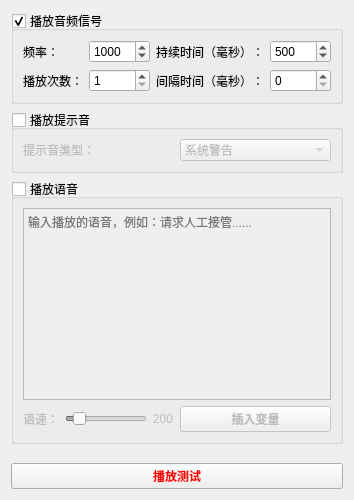
       <widget class="QWidget" name="tab_2">
        <attribute name="title">
         <string>提示音</string>
        </attribute>
        <layout class="QVBoxLayout" name="verticalLayout_66">
         <item>
          <widget class="QGroupBox" name="groupBox_32">
           <property name="title">
            <string>播放音频信号</string>
           </property>
           <property name="checkable">
            <bool>true</bool>
           </property>
           <layout class="QVBoxLayout" name="verticalLayout_65">
            <item>
             <layout class="QGridLayout" name="gridLayout_38">
              <item row="1" column="2">
               <widget class="QLabel" name="label_116">
                <property name="text">
                 <string>间隔时间（毫秒）：</string>
                </property>
               </widget>
              </item>
              <item row="1" column="3">
               <widget class="QSpinBox" name="spinBox_24">
                <property name="maximum">
                 <number>9999</number>
                </property>
               </widget>
              </item>
              <item row="0" column="0">
               <widget class="QLabel" name="label_112">
                <property name="text">
                 <string>频率：</string>
                </property>
               </widget>
              </item>
              <item row="0" column="1">
               <widget class="QSpinBox" name="spinBox_21">
                <property name="minimum">
                 <number>37</number>
                </property>
                <property name="maximum">
                 <number>32767</number>
                </property>
                <property name="value">
                 <number>1000</number>
                </property>
               </widget>
              </item>
              <item row="0" column="2">
               <widget class="QLabel" name="label_114">
                <property name="text">
                 <string>持续时间（毫秒）：</string>
                </property>
               </widget>
              </item>
              <item row="0" column="3">
               <widget class="QSpinBox" name="spinBox_23">
                <property name="minimum">
                 <number>1</number>
                </property>
                <property name="maximum">
                 <number>99999</number>
                </property>
                <property name="value">
                 <number>500</number>
                </property>
               </widget>
              </item>
              <item row="1" column="0">
               <widget class="QLabel" name="label_113">
                <property name="text">
                 <string>播放次数：</string>
                </property>
               </widget>
              </item>
              <item row="1" column="1">
               <widget class="QSpinBox" name="spinBox_22">
                <property name="minimum">
                 <number>1</number>
                </property>
                <property name="maximum">
                 <number>9999</number>
                </property>
               </widget>
              </item>
             </layout>
            </item>
           </layout>
          </widget>
         </item>
         <item>
          <widget class="QGroupBox" name="groupBox_33">
           <property name="enabled">
            <bool>true</bool>
           </property>
           <property name="title">
            <string>播放提示音</string>
           </property>
           <property name="checkable">
            <bool>true</bool>
           </property>
           <property name="checked">
            <bool>false</bool>
           </property>
           <layout class="QGridLayout" name="gridLayout_39">
            <item row="0" column="0">
             <widget class="QLabel" name="label_115">
              <property name="text">
               <string>提示音类型：</string>
              </property>
             </widget>
            </item>
            <item row="0" column="1">
             <widget class="QComboBox" name="comboBox_7">
              <item>
               <property name="text">
                <string>系统警告</string>
               </property>
              </item>
              <item>
               <property name="text">
                <string>系统错误</string>
               </property>
              </item>
              <item>
               <property name="text">
                <string>系统询问</string>
               </property>
              </item>
              <item>
               <property name="text">
                <string>系统信息</string>
               </property>
              </item>
              <item>
               <property name="text">
                <string>系统启动</string>
               </property>
              </item>
              <item>
               <property name="text">
                <string>系统关闭</string>
               </property>
              </item>
             </widget>
            </item>
           </layout>
          </widget>
         </item>
         <item>
          <widget class="QGroupBox" name="groupBox_34">
           <property name="enabled">
            <bool>true</bool>
           </property>
           <property name="title">
            <string>播放语音</string>
           </property>
           <property name="checkable">
            <bool>true</bool>
           </property>
           <property name="checked">
            <bool>false</bool>
           </property>
           <layout class="QGridLayout" name="gridLayout_40" columnstretch="1,1">
            <item row="0" column="0" colspan="2">
             <widget class="QTextEdit" name="textEdit_4">
              <property name="placeholderText">
               <string>输入播放的语音，例如：请求人工接管......</string>
              </property>
             </widget>
            </item>
            <item row="1" column="0">
             <layout class="QHBoxLayout" name="horizontalLayout_28">
              <item>
               <widget class="QLabel" name="label_117">
                <property name="text">
                 <string>语速：</string>
                </property>
               </widget>
              </item>
              <item>
               <widget class="QSlider" name="horizontalSlider">
                <property name="minimum">
                 <number>100</number>
                </property>
                <property name="maximum">
                 <number>999</number>
                </property>
                <property name="value">
                 <number>200</number>
                </property>
                <property name="orientation">
                 <enum>Qt::Horizontal</enum>
                </property>
               </widget>
              </item>
              <item>
               <widget class="QLabel" name="label_118">
                <property name="text">
                 <string>200</string>
                </property>
               </widget>
              </item>
             </layout>
            </item>
            <item row="1" column="1">
             <widget class="QPushButton" name="pushButton_32">
              <property name="font">
               <font>
                <family>微软雅黑</family>
                <weight>75</weight>
                <bold>true</bold>
               </font>
              </property>
              <property name="text">
               <string>插入变量</string>
              </property>
             </widget>
            </item>
           </layout>
          </widget>
         </item>
         <item>
          <spacer name="verticalSpacer_17">
           <property name="orientation">
            <enum>Qt::Vertical</enum>
           </property>
           <property name="sizeHint" stdset="0">
            <size>
             <width>20</width>
             <height>13</height>
            </size>
           </property>
          </spacer>
         </item>
         <item>
          <widget class="QPushButton" name="pushButton_24">
           <property name="palette">
            <palette>
             <active>
              <colorrole role="WindowText">
               <brush brushstyle="SolidPattern">
                <color alpha="255">
                 <red>255</red>
                 <green>0</green>
                 <blue>0</blue>
                </color>
               </brush>
              </colorrole>
              <colorrole role="Text">
               <brush brushstyle="SolidPattern">
                <color alpha="255">
                 <red>255</red>
                 <green>0</green>
                 <blue>0</blue>
                </color>
               </brush>
              </colorrole>
              <colorrole role="ButtonText">
               <brush brushstyle="SolidPattern">
                <color alpha="255">
                 <red>255</red>
                 <green>0</green>
                 <blue>0</blue>
                </color>
               </brush>
              </colorrole>
              <colorrole role="PlaceholderText">
               <brush brushstyle="NoBrush">
                <color alpha="128">
                 <red>255</red>
                 <green>0</green>
                 <blue>0</blue>
                </color>
               </brush>
              </colorrole>
             </active>
             <inactive>
              <colorrole role="WindowText">
               <brush brushstyle="SolidPattern">
                <color alpha="255">
                 <red>255</red>
                 <green>0</green>
                 <blue>0</blue>
                </color>
               </brush>
              </colorrole>
              <colorrole role="Text">
               <brush brushstyle="SolidPattern">
                <color alpha="255">
                 <red>255</red>
                 <green>0</green>
                 <blue>0</blue>
                </color>
               </brush>
              </colorrole>
              <colorrole role="ButtonText">
               <brush brushstyle="SolidPattern">
                <color alpha="255">
                 <red>255</red>
                 <green>0</green>
                 <blue>0</blue>
                </color>
               </brush>
              </colorrole>
              <colorrole role="PlaceholderText">
               <brush brushstyle="NoBrush">
                <color alpha="128">
                 <red>255</red>
                 <green>0</green>
                 <blue>0</blue>
                </color>
               </brush>
              </colorrole>
             </inactive>
             <disabled>
              <colorrole role="WindowText">
               <brush brushstyle="SolidPattern">
                <color alpha="255">
                 <red>120</red>
                 <green>120</green>
                 <blue>120</blue>
                </color>
               </brush>
              </colorrole>
              <colorrole role="Text">
               <brush brushstyle="SolidPattern">
                <color alpha="255">
                 <red>120</red>
                 <green>120</green>
                 <blue>120</blue>
                </color>
               </brush>
              </colorrole>
              <colorrole role="ButtonText">
               <brush brushstyle="SolidPattern">
                <color alpha="255">
                 <red>120</red>
                 <green>120</green>
                 <blue>120</blue>
                </color>
               </brush>
              </colorrole>
              <colorrole role="PlaceholderText">
               <brush brushstyle="NoBrush">
                <color alpha="128">
                 <red>255</red>
                 <green>0</green>
                 <blue>0</blue>
                </color>
               </brush>
              </colorrole>
             </disabled>
            </palette>
           </property>
           <property name="font">
            <font>
             <family>微软雅黑</family>
             <weight>75</weight>
             <bold>true</bold>
            </font>
           </property>
           <property name="text">
            <string>播放测试</string>
           </property>
          </widget>
         </item>
        </layout>
       </widget>
